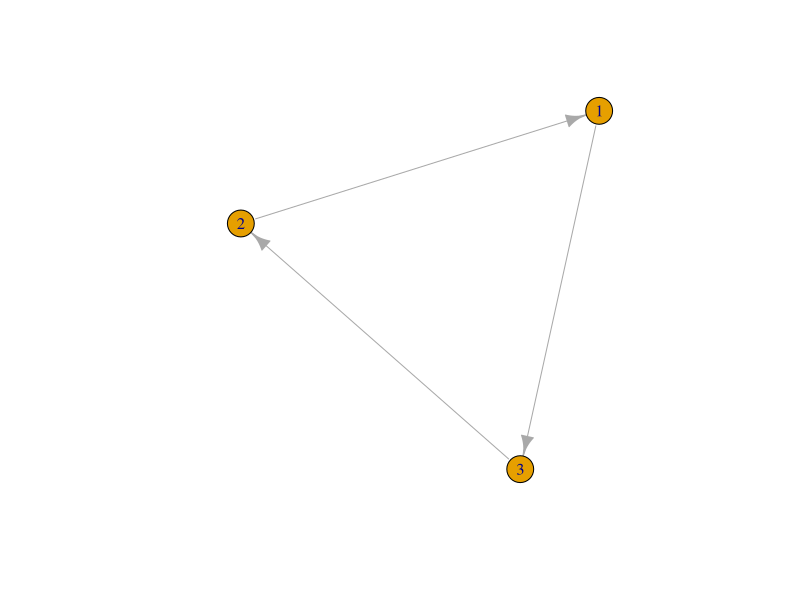
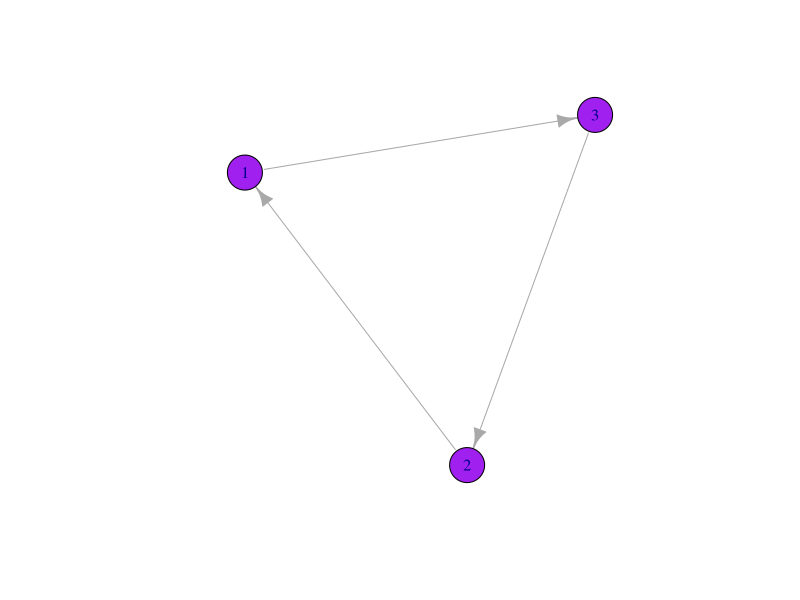
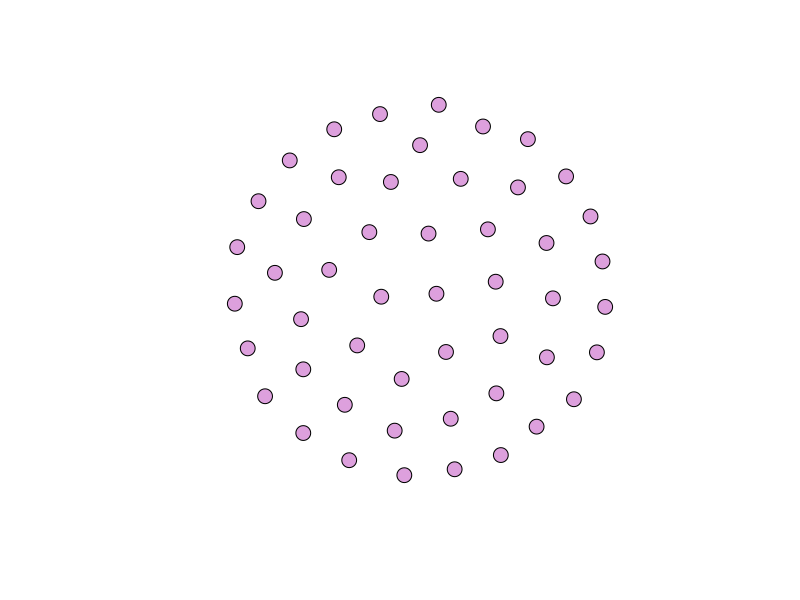
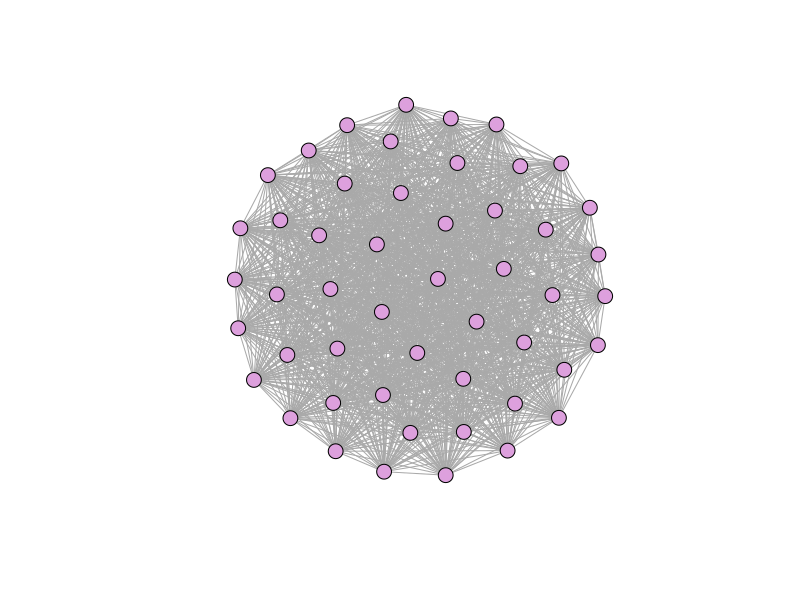
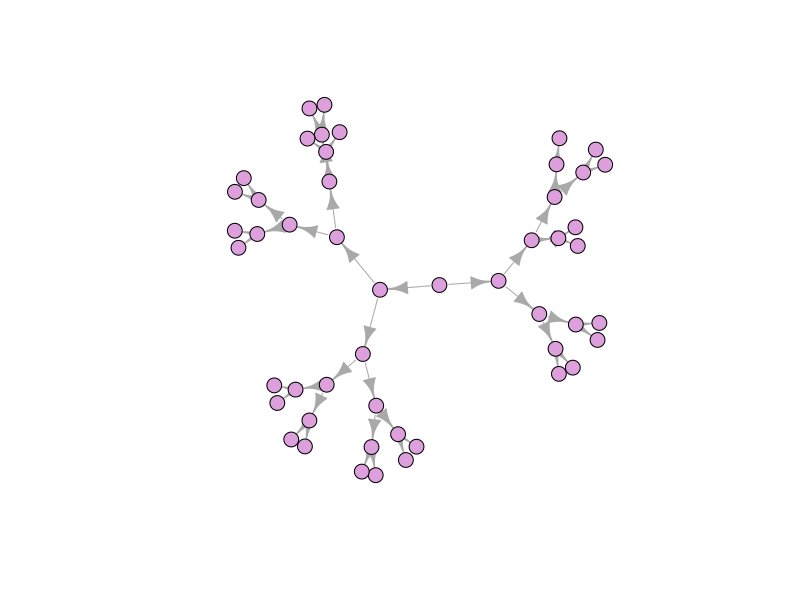
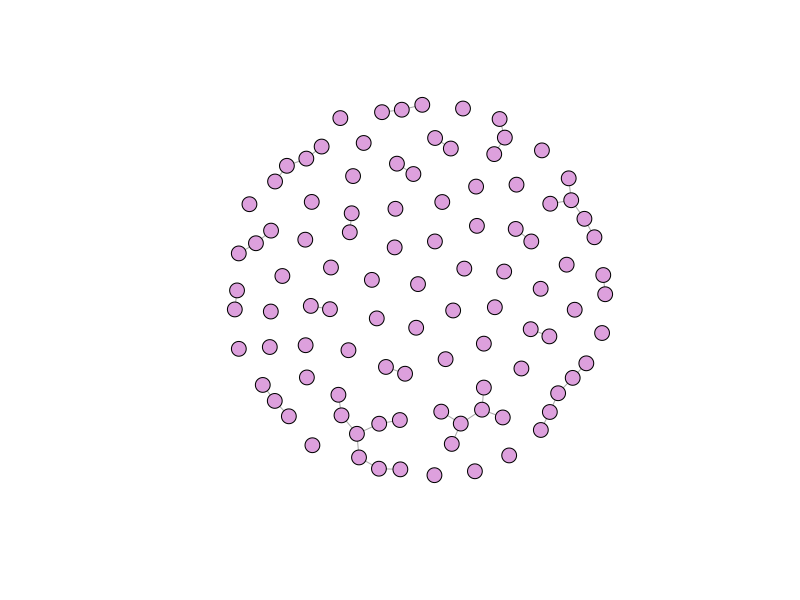

Write the R code that produced these figures, in order.
####IMPACT THROUGH NETWORKS####
# a list of packages used
pkgs <- c('dplyr', 'igraph')

# checks to see if you have the packages installed,
# if you don't, it will try to install them
nu_pkgs <- pkgs[!(pkgs %in% installed.packages()[, "Package"])]
if (length(nu_pkgs))
  install.packages(nu_pkgs)

#loading packages from pkgs
lapply(pkgs, library, character.only = TRUE)


mat1 <-
  matrix(c(0, 1, 0, 0, 0, 1, 1, 0, 0), nrow = 3, ncol = 3) # matrix function

mat2 <- graph_from_adjacency_matrix(mat1)

plot(mat2, edge.arrow.size = 1)

mat3 <-
  graph(edge = c(1, 3, 3, 2, 2, 1),
        n = 3,
        directed = TRUE) # use graph function and list edges
plot(
  mat3,
  edge.arrow.size = 1,
  vertex.color = 'purple',
  vertex.size = 20
)

mtgraph <- make_empty_graph(50)
plot(
  mtgraph,
  vertex.size = 8,
  vertex.label = NA,
  vertex.color = "plum"
)

fulgraph <- make_full_graph(50)
plot(
  fulgraph,
  vertex.size = 8,
  vertex.label = NA,
  vertex.color = "plum"
)

tregraph <- make_tree(50)
plot(
  tregraph,
  vertex.size = 8,
  vertex.label = NA,
  vertex.color = "plum"
)

erdograph <- sample_gnm(n = 100, m = 40)
plot(
  erdograph,
  vertex.size = 8,
  vertex.label = NA,
  vertex.color = "plum"
)
